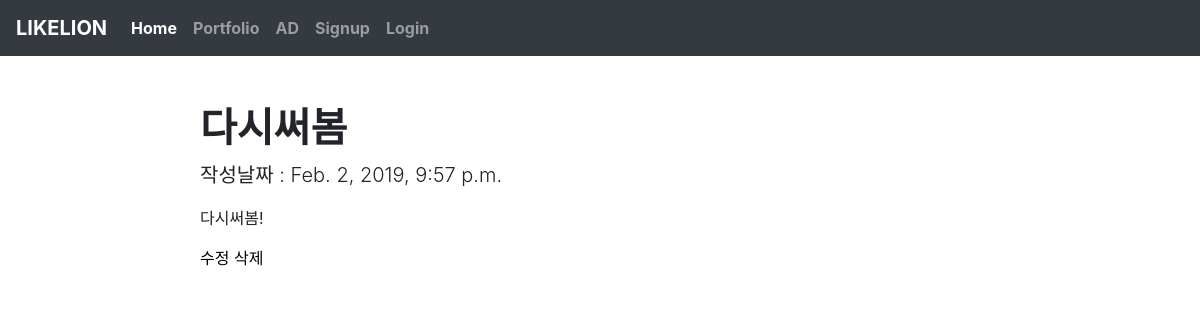
/blog/5, run on an earlier commit of the app's database.
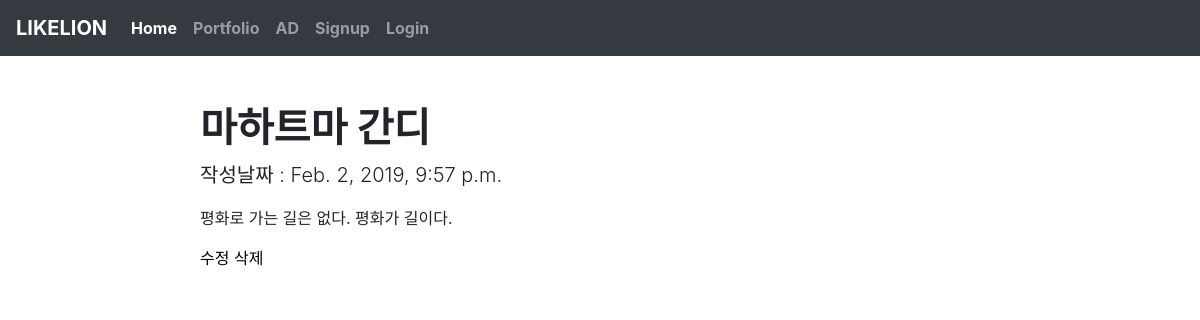
And on a later commit of the database.
### Blogapp/models.py (models this page shows, shortened)
class Blog(models.Model): #Blog 라는 클래스 선언
    title=models.CharField(max_length=200)
    pub_date=models.DateTimeField('date published')
    body = models.TextField()

### Blogapp/views.py (the view)
# urls.py: path('<int:blog_id>', views.detail, name="detail"),
def detail(request,blog_id):
    blog_detail=get_object_or_404(Blog,pk=blog_id)
    return render(request,'detail.html', {'blog':blog_detail})

### Blogapp/templates/detail.html
{% extends 'base.html' %}
{% block contents %}
<body>
    <main role="main" class="flex-shrink-0">
        <div class="container-fluid" style="padding: 0px 200px 0px 200px;">
            <h1 class="mt-5">{{blog.title}}</h1>
            <p class="lead">작성날짜 : {{blog.pub_date}}</p>
            <p>{{blog.body}}</p>
            <a href="{% url 'rewrite' blog.id %}">수정</a>
            <a href="{% url 'delete' blog.id %}">삭제</a>
        </div>
    </main>
</body>
{%endblock%}

### Blog/templates/base.html (shortened to what this page needs)
<head>
    <link rel="stylesheet" href="https://stackpath.bootstrapcdn.com/bootstrap/4.2.1/css/bootstrap.min.css"
>
</head>
<body>
    <nav class="navbar navbar-expand-lg navbar-dark bg-dark">
        <a class="navbar-brand" href="{%url 'main'%}">LIKELION</a>
        <div class="collapse navbar-collapse" id="navbarNavDropdown">
            <ul class="navbar-nav">
                <li class="nav-item active">
                    <a class="nav-link" href="{% url 'home'%}">Home<span class="sr-only">(current)</span></a>
                </li>
                <li class="nav-item">
                    <a class="nav-link" href="{% url 'portfolio'%}">Portfolio</a>
                </li>
                <li class="nav-item">
                    <a class="nav-link" href="{% url 'ad'%}">AD</a>
                </li>
                {%if user.is_authenticated%}
                <li class="nav-item">
                    <a class="nav-link" href="{% url 'write'%}">Write</a>
                </li>
                <li class="nav-item" style="height:20px">
                    <a class="nav-link" href="javascript:{document.getElementById('logout').submit()}">Logout</a>
                    <form id="logout" method="POST" action="{% url 'logout' %}">{% csrf_token %}<input type="hidden"></form>
                </li>
                {%else%}
                <li class="nav-item">
                    <a class="nav-link" href="{% url 'signup'%}">Signup</a>
                </li>
                <li class="nav-item">
                    <a class="nav-link" href="{% url 'login'%}">Login</a>
                </li>
                {%endif%}
            </ul>
        </div>
    </nav>
    {% block contents %}
    {% endblock %}
</body>

### Blog/templates/base.html (style rules this page uses)
a { color: black; text-decoration: none !important }
.navbar, .mt-5 { font-weight: bold; }

What changed in the data, as far as the page shows it:
changed Blog: title "다시써봄" → "마하트마 간디"; body "다시써봄!" → "평화로 가는 길은 없다. 평화가 길이다."
